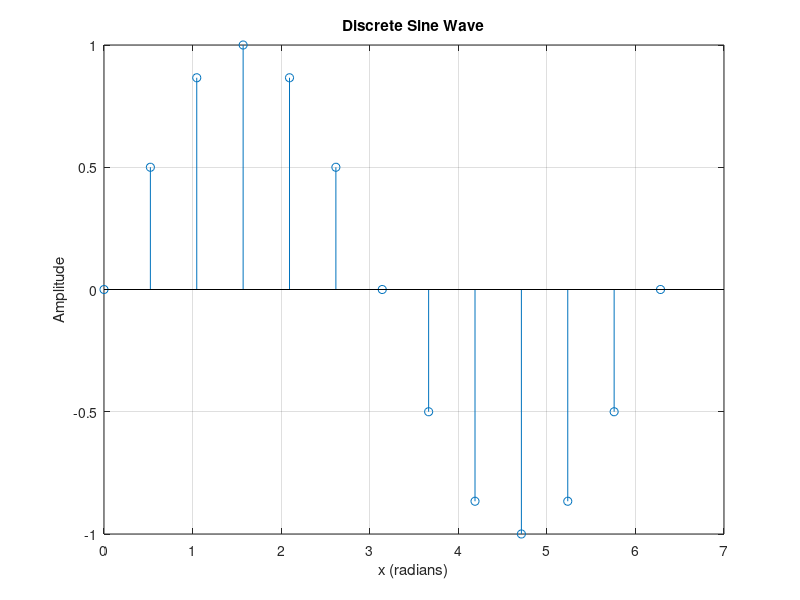

MATLAB code to generate this figure:
% =========================================================
% Task 2: Discrete Sine Wave Visualization
% Course:  Biosignal Processing Lab
% =========================================================
% Description:
%   Plots a sine wave sampled at discrete intervals of pi/6
%   over one full period [0, 2*pi] using a stem plot.
%   This illustrates the concept of discrete-time signals.
% =========================================================

x = 0:pi/6:2*pi;     % Discrete sample points (every 30 degrees)
y = sin(x);          % Sine values at each sample

figure;
stem(x, y);
xlabel('x (radians)');
ylabel('Amplitude');
title('Discrete Sine Wave');
grid on;
